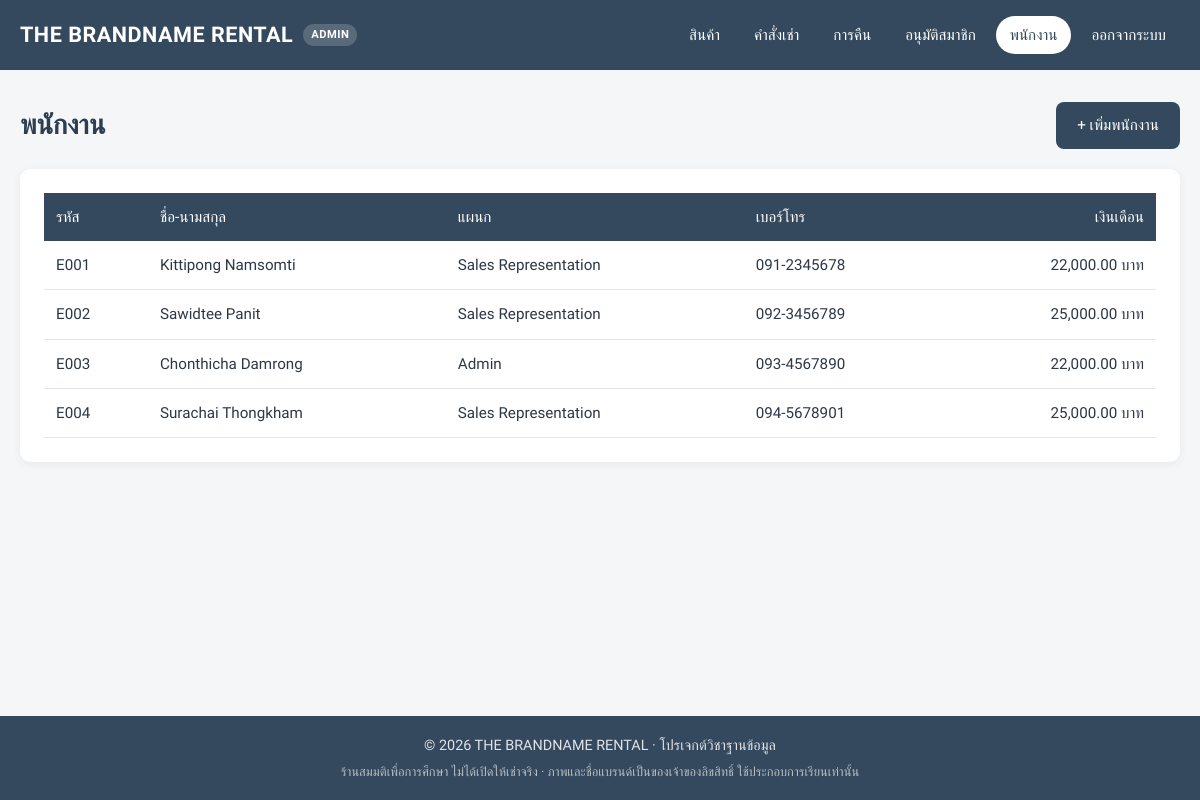
Screenshot of /project/admin/employees.php (signed in) with the database file from the repository.
### tables this page shows
CREATE TABLE employees (
    employees_id        VARCHAR(50) PRIMARY KEY,
    employees_firstname VARCHAR(50),
    employees_lastname  VARCHAR(50),
    gender              VARCHAR(50),
    department          VARCHAR(50) NOT NULL,
    phonenumber         VARCHAR(15),
    salary              INT
);

### project/includes/helpers.php (called while the page is built, shortened)
<?php
function e($value): string
{
    return htmlspecialchars((string) ($value ?? ''), ENT_QUOTES, 'UTF-8');
}
function baht($amount): string
{
    return number_format((float) $amount, 2) . ' บาท';
}

### project/admin/employees.php (the view, shortened to what this page needs)
<?php
require_once '../includes/db.php';
$employees = $conn->query("SELECT employees_id, employees_firstname, employees_lastname, gender, department, phonenumber, salary
    FROM employees ORDER BY employees_id")->fetch_all(MYSQLI_ASSOC);
?>
<div class="page-head">
    <h1>พนักงาน</h1>
    <a href="employee_add.php" class="btn">+ เพิ่มพนักงาน</a>
</div>
<div class="card table-wrap">
    <?php if ($employees): ?>
        <table class="table">
            <thead>
                <tr>
                    <th>รหัส</th>
                    <th>ชื่อ-นามสกุล</th>
                    <th>แผนก</th>
                    <th>เบอร์โทร</th>
                    <th class="num">เงินเดือน</th>
                </tr>
            </thead>
            <tbody>
                <?php foreach ($employees as $row): ?>
                    <tr>
                        <td><?php echo e($row['employees_id']); ?></td>
                        <td><?php echo e($row['employees_firstname'] . ' ' . $row['employees_lastname']); ?></td>
                        <td><?php echo e($row['department']); ?></td>
                        <td><?php echo e($row['phonenumber']); ?></td>
                        <td class="num"><?php echo baht($row['salary']); ?></td>
                    </tr>
                <?php endforeach; ?>
            </tbody>
        </table>
    <?php else: ?>
        <p class="muted">ไม่พบข้อมูลพนักงาน</p>
    <?php endif; ?>
</div>

### project/assets/css/style.css (style rules this page uses)
:root { --primary: #34495e; --primary-dark: #2c3e50; --primary-soft: #eaeef2; --success: #27ae60; --success-soft: #e8f6ee; --danger: #e74c3c; --danger-soft: #fdecea; --warning: #e67e22; --text: #2d3748; --muted: #6b7785; --border: #e2e6ea; --bg: #f4f6f8; --card: #ffffff; --radius: 10px; --shadow: 0 2px 10px rgba(0, 0, 0, 0.06); --font: 'Prompt', 'Segoe UI', Tahoma, sans-serif; }
* { box-sizing: border-box; }
body { margin: 0; font-family: var(--font); color: var(--text); background: var(--bg); line-height: 1.6; display: flex; flex-direction: column; min-height: 100vh; }
a { color: var(--primary); }
h1, h2, h3 { color: var(--primary-dark); line-height: 1.3; margin: 0 0 16px; }
h1 { font-size: 1.7rem; }
.page-head { display: flex; justify-content: space-between; align-items: center; gap: 16px; flex-wrap: wrap; margin-bottom: 20px; }
.page-head h1 { margin: 0; }
.card { background: var(--card); border-radius: var(--radius); box-shadow: var(--shadow); padding: 24px; }
.card > :last-child { margin-bottom: 0; }
.btn { display: inline-flex; align-items: center; justify-content: center; gap: 6px; padding: 10px 20px; border-radius: 8px; border: 1px solid transparent; font: inherit; font-size: 0.95rem; font-weight: 500; text-decoration: none; cursor: pointer; background: var(--primary); color: #fff; transition: background 0.2s, transform 0.1s; }
.table-wrap { overflow-x: auto; max-width: 100%; }
.table-wrap .table { min-width: 640px; }
.table { width: 100%; border-collapse: collapse; font-size: 0.95rem; }
.table th { background: var(--primary); color: #fff; font-weight: 500; text-align: left; padding: 12px; white-space: nowrap; }
.table td { padding: 12px; border-bottom: 1px solid var(--border); vertical-align: middle; }
.table .num { text-align: right; white-space: nowrap; }

### rows the page displays
employees: employees_id "E001", employees_firstname+employees_lastname "Kittipong Namsomti", department "Sales Representation", phonenumber "091-2345678", salary "22,000.00 บาท"
employees: employees_id "E002", employees_firstname+employees_lastname "Sawidtee Panit", department "Sales Representation", phonenumber "092-3456789", salary "25,000.00 บาท"
employees: employees_id "E003", employees_firstname+employees_lastname "Chonthicha Damrong", department "Admin", phonenumber "093-4567890", salary "22,000.00 บาท"
employees: employees_id "E004", employees_firstname+employees_lastname "Surachai Thongkham", department "Sales Representation", phonenumber "094-5678901", salary "25,000.00 บาท"

### other values shown
SHOP_NAME "THE BRANDNAME RENTAL"
$item['label'] "สินค้า"
$item['label'] "คำสั่งเช่า"
$item['label'] "การคืน"
$item['label'] "อนุมัติสมาชิก"
$item['label'] "พนักงาน"
$item['label'] "ออกจากระบบ"
